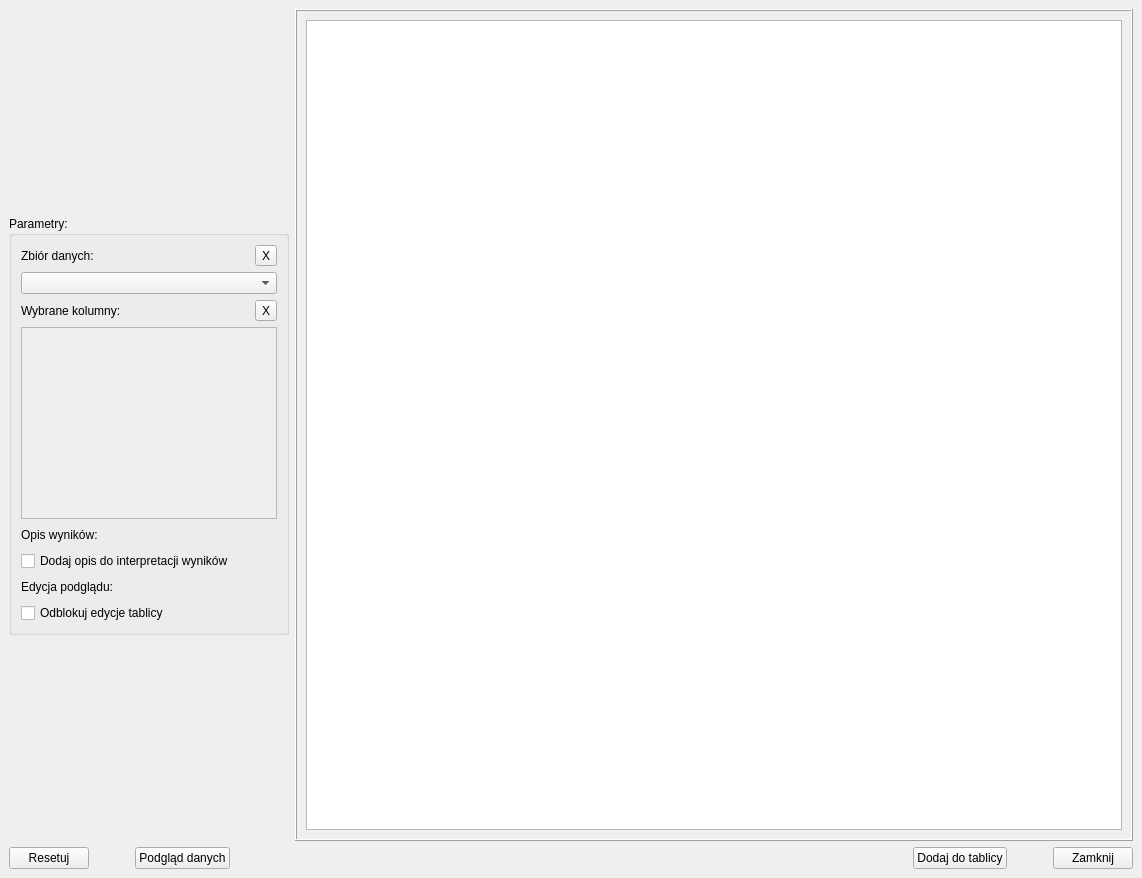
<?xml version="1.0" encoding="UTF-8"?>
<ui version="4.0">
 <class>MainWindow_Test_ANOVA</class>
 <widget class="QMainWindow" name="MainWindow_Test_ANOVA">
  <property name="windowModality">
   <enum>Qt::WindowModal</enum>
  </property>
  <property name="geometry">
   <rect>
    <x>0</x>
    <y>0</y>
    <width>1142</width>
    <height>878</height>
   </rect>
  </property>
  <property name="windowTitle">
   <string>Test ANOVA</string>
  </property>
  <widget class="QWidget" name="centralwidget">
   <layout class="QVBoxLayout" name="verticalLayout_12">
    <item>
     <layout class="QHBoxLayout" name="horizontalLayout_2">
      <item>
       <layout class="QHBoxLayout" name="horizontalLayout">
        <item>
         <layout class="QVBoxLayout" name="verticalLayout_2">
          <item>
           <spacer name="verticalSpacer_2">
            <property name="orientation">
             <enum>Qt::Vertical</enum>
            </property>
            <property name="sizeHint" stdset="0">
             <size>
              <width>20</width>
              <height>40</height>
             </size>
            </property>
           </spacer>
          </item>
          <item>
           <widget class="QGroupBox" name="groupBox">
            <property name="sizePolicy">
             <sizepolicy hsizetype="Fixed" vsizetype="Fixed">
              <horstretch>0</horstretch>
              <verstretch>0</verstretch>
             </sizepolicy>
            </property>
            <property name="title">
             <string>Parametry:</string>
            </property>
            <layout class="QVBoxLayout" name="verticalLayout_13">
             <item>
              <layout class="QVBoxLayout" name="verticalLayout_3">
               <item>
                <layout class="QHBoxLayout" name="horizontalLayout_3">
                 <item>
                  <widget class="QLabel" name="label">
                   <property name="text">
                    <string>Zbiór danych:</string>
                   </property>
                  </widget>
                 </item>
                 <item>
                  <spacer name="horizontalSpacer">
                   <property name="orientation">
                    <enum>Qt::Horizontal</enum>
                   </property>
                   <property name="sizeHint" stdset="0">
                    <size>
                     <width>40</width>
                     <height>20</height>
                    </size>
                   </property>
                  </spacer>
                 </item>
                 <item>
                  <widget class="QToolButton" name="toolButton_Data">
                   <property name="text">
                    <string>X</string>
                   </property>
                  </widget>
                 </item>
                </layout>
               </item>
               <item>
                <widget class="QComboBox" name="comboBox_Data">
                 <property name="minimumSize">
                  <size>
                   <width>250</width>
                   <height>0</height>
                  </size>
                 </property>
                 <property name="placeholderText">
                  <string>Wybierz zbiór danych...</string>
                 </property>
                </widget>
               </item>
              </layout>
             </item>
             <item>
              <layout class="QVBoxLayout" name="verticalLayout">
               <item>
                <layout class="QHBoxLayout" name="horizontalLayout_4">
                 <item>
                  <widget class="QLabel" name="label_2">
                   <property name="text">
                    <string>Wybrane kolumny:</string>
                   </property>
                  </widget>
                 </item>
                 <item>
                  <spacer name="horizontalSpacer_4">
                   <property name="orientation">
                    <enum>Qt::Horizontal</enum>
                   </property>
                   <property name="sizeHint" stdset="0">
                    <size>
                     <width>40</width>
                     <height>20</height>
                    </size>
                   </property>
                  </spacer>
                 </item>
                 <item>
                  <widget class="QToolButton" name="toolButton_Data_Columns">
                   <property name="text">
                    <string>X</string>
                   </property>
                  </widget>
                 </item>
                </layout>
               </item>
               <item>
                <widget class="QListWidget" name="listWidget_Data_Columns">
                 <property name="enabled">
                  <bool>false</bool>
                 </property>
                 <property name="alternatingRowColors">
                  <bool>false</bool>
                 </property>
                 <property name="selectionMode">
                  <enum>QAbstractItemView::MultiSelection</enum>
                 </property>
                </widget>
               </item>
               <item>
                <layout class="QVBoxLayout" name="verticalLayout_4">
                 <item>
                  <layout class="QHBoxLayout" name="horizontalLayout_5">
                   <item>
                    <widget class="QLabel" name="label_3">
                     <property name="text">
                      <string>Opis wyników:</string>
                     </property>
                    </widget>
                   </item>
                   <item>
                    <spacer name="horizontalSpacer_5">
                     <property name="orientation">
                      <enum>Qt::Horizontal</enum>
                     </property>
                     <property name="sizeHint" stdset="0">
                      <size>
                       <width>40</width>
                       <height>20</height>
                      </size>
                     </property>
                    </spacer>
                   </item>
                  </layout>
                 </item>
                 <item>
                  <widget class="QCheckBox" name="checkBox_Description_Of_Results">
                   <property name="text">
                    <string>Dodaj opis do interpretacji wyników</string>
                   </property>
                  </widget>
                 </item>
                </layout>
               </item>
              </layout>
             </item>
             <item>
              <layout class="QVBoxLayout" name="verticalLayout_16">
               <item>
                <layout class="QHBoxLayout" name="horizontalLayout_15">
                 <item>
                  <widget class="QLabel" name="label_12">
                   <property name="text">
                    <string>Edycja podglądu:</string>
                   </property>
                  </widget>
                 </item>
                 <item>
                  <spacer name="horizontalSpacer_14">
                   <property name="orientation">
                    <enum>Qt::Horizontal</enum>
                   </property>
                   <property name="sizeHint" stdset="0">
                    <size>
                     <width>40</width>
                     <height>20</height>
                    </size>
                   </property>
                  </spacer>
                 </item>
                </layout>
               </item>
               <item>
                <widget class="QCheckBox" name="checkBox_Board_Is_Enabled">
                 <property name="text">
                  <string>Odblokuj edycje tablicy</string>
                 </property>
                 <property name="checked">
                  <bool>false</bool>
                 </property>
                </widget>
               </item>
              </layout>
             </item>
            </layout>
           </widget>
          </item>
          <item>
           <spacer name="verticalSpacer">
            <property name="orientation">
             <enum>Qt::Vertical</enum>
            </property>
            <property name="sizeHint" stdset="0">
             <size>
              <width>20</width>
              <height>40</height>
             </size>
            </property>
           </spacer>
          </item>
         </layout>
        </item>
       </layout>
      </item>
      <item>
       <widget class="QFrame" name="frame">
        <property name="frameShape">
         <enum>QFrame::Box</enum>
        </property>
        <property name="frameShadow">
         <enum>QFrame::Raised</enum>
        </property>
        <layout class="QVBoxLayout" name="verticalLayout_14">
         <item>
          <widget class="QTextEdit" name="textEdit_Preview_Board">
           <property name="enabled">
            <bool>true</bool>
           </property>
           <property name="sizePolicy">
            <sizepolicy hsizetype="Expanding" vsizetype="Expanding">
             <horstretch>0</horstretch>
             <verstretch>0</verstretch>
            </sizepolicy>
           </property>
           <property name="font">
            <font>
             <family>Segoe UI</family>
             <pointsize>14</pointsize>
            </font>
           </property>
           <property name="styleSheet">
            <string notr="true">QTextEdit{
font-size: 14pt;
font-family: &quot;Segoe UI&quot;;
}</string>
           </property>
           <property name="readOnly">
            <bool>true</bool>
           </property>
           <property name="html">
            <string>&lt;!DOCTYPE HTML PUBLIC &quot;-//W3C//DTD HTML 4.0//EN&quot; &quot;http://www.w3.org/TR/REC-html40/strict.dtd&quot;&gt;
&lt;html&gt;&lt;head&gt;&lt;meta name=&quot;qrichtext&quot; content=&quot;1&quot; /&gt;&lt;meta charset=&quot;utf-8&quot; /&gt;&lt;style type=&quot;text/css&quot;&gt;
p, li { white-space: pre-wrap; }
hr { height: 1px; border-width: 0; }
li.unchecked::marker { content: &quot;\2610&quot;; }
li.checked::marker { content: &quot;\2612&quot;; }
&lt;/style&gt;&lt;/head&gt;&lt;body style=&quot; font-family:'Segoe UI'; font-size:14pt; font-weight:400; font-style:normal;&quot;&gt;
&lt;p style=&quot;-qt-paragraph-type:empty; margin-top:0px; margin-bottom:0px; margin-left:0px; margin-right:0px; -qt-block-indent:0; text-indent:0px;&quot;&gt;&lt;br /&gt;&lt;/p&gt;&lt;/body&gt;&lt;/html&gt;</string>
           </property>
          </widget>
         </item>
        </layout>
       </widget>
      </item>
     </layout>
    </item>
    <item>
     <layout class="QHBoxLayout" name="horizontalLayout_11">
      <item>
       <widget class="QPushButton" name="pushButton_Reset_Options">
        <property name="text">
         <string>Resetuj</string>
        </property>
       </widget>
      </item>
      <item>
       <spacer name="horizontalSpacer_6">
        <property name="orientation">
         <enum>Qt::Horizontal</enum>
        </property>
        <property name="sizeType">
         <enum>QSizePolicy::Fixed</enum>
        </property>
        <property name="sizeHint" stdset="0">
         <size>
          <width>40</width>
          <height>20</height>
         </size>
        </property>
       </spacer>
      </item>
      <item>
       <widget class="QPushButton" name="pushButton_Data_Preview">
        <property name="text">
         <string>Podgląd danych</string>
        </property>
       </widget>
      </item>
      <item>
       <spacer name="horizontalSpacer_2">
        <property name="orientation">
         <enum>Qt::Horizontal</enum>
        </property>
        <property name="sizeHint" stdset="0">
         <size>
          <width>40</width>
          <height>20</height>
         </size>
        </property>
       </spacer>
      </item>
      <item>
       <widget class="QPushButton" name="pushButton_Add_To_Board">
        <property name="text">
         <string>Dodaj do tablicy</string>
        </property>
       </widget>
      </item>
      <item>
       <spacer name="horizontalSpacer_3">
        <property name="orientation">
         <enum>Qt::Horizontal</enum>
        </property>
        <property name="sizeType">
         <enum>QSizePolicy::Fixed</enum>
        </property>
        <property name="sizeHint" stdset="0">
         <size>
          <width>40</width>
          <height>20</height>
         </size>
        </property>
       </spacer>
      </item>
      <item>
       <widget class="QPushButton" name="pushButton_Close">
        <property name="text">
         <string>Zamknij</string>
        </property>
       </widget>
      </item>
     </layout>
    </item>
   </layout>
  </widget>
 </widget>
 <resources/>
 <connections>
  <connection>
   <sender>toolButton_Data</sender>
   <signal>clicked()</signal>
   <receiver>comboBox_Data</receiver>
   <slot>clearEditText()</slot>
   <hints>
    <hint type="sourcelabel">
     <x>335</x>
     <y>79</y>
    </hint>
    <hint type="destinationlabel">
     <x>184</x>
     <y>108</y>
    </hint>
   </hints>
  </connection>
  <connection>
   <sender>pushButton_Close</sender>
   <signal>clicked()</signal>
   <receiver>MainWindow_Test_ANOVA</receiver>
   <slot>close()</slot>
   <hints>
    <hint type="sourcelabel">
     <x>1094</x>
     <y>782</y>
    </hint>
    <hint type="destinationlabel">
     <x>570</x>
     <y>402</y>
    </hint>
   </hints>
  </connection>
  <connection>
   <sender>checkBox_Board_Is_Enabled</sender>
   <signal>clicked(bool)</signal>
   <receiver>textEdit_Preview_Board</receiver>
   <slot>setDisabled(bool)</slot>
   <hints>
    <hint type="sourcelabel">
     <x>147</x>
     <y>475</y>
    </hint>
    <hint type="destinationlabel">
     <x>711</x>
     <y>422</y>
    </hint>
   </hints>
  </connection>
  <connection>
   <sender>toolButton_Data_Columns</sender>
   <signal>clicked()</signal>
   <receiver>listWidget_Data_Columns</receiver>
   <slot>clearSelection()</slot>
   <hints>
    <hint type="sourcelabel">
     <x>267</x>
     <y>333</y>
    </hint>
    <hint type="destinationlabel">
     <x>150</x>
     <y>447</y>
    </hint>
   </hints>
  </connection>
 </connections>
</ui>
